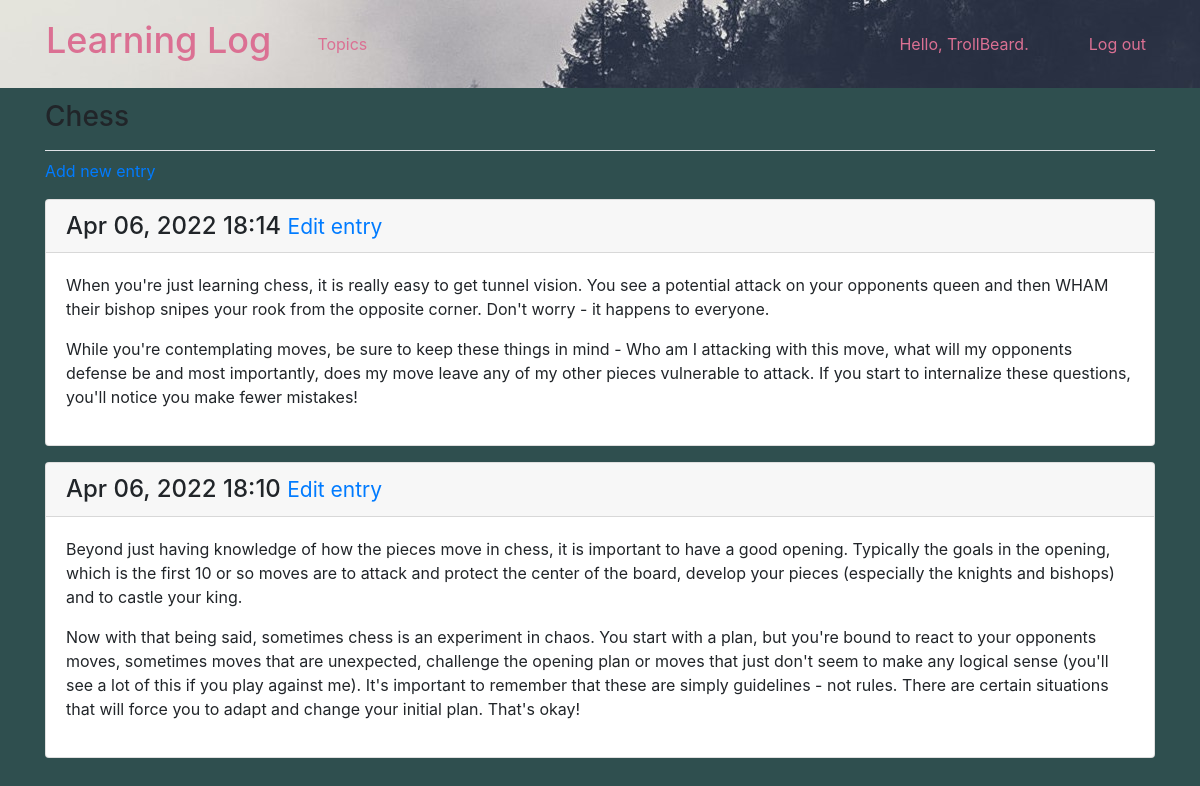
The page /topics/1/ (signed in) on the database its author committed.
### learning_logs/models.py (models this page shows, shortened)
class Topic(models.Model):
	text = models.CharField(max_length = 200)
	date_added = models.DateTimeField(auto_now_add = True)
	owner = models.ForeignKey(User, on_delete=models.CASCADE)
	def __str__(self):
		return self.text

class Entry(models.Model):
	topic = models.ForeignKey(Topic, on_delete=models.CASCADE)
	text = models.TextField()
	date_added = models.DateTimeField(auto_now_add=True)
	class Meta:
		verbose_name_plural = 'entries'

### learning_logs/views.py (the view)
# urls.py: path('topics/<int:topic_id>/', views.topic, name='topic'),
@login_required
def topic(request, topic_id):
	topic = Topic.objects.get(id=topic_id)
	if topic.owner != request.user:
		raise Http404
	entries = topic.entry_set.order_by('-date_added')
	context = {'topic': topic, 'entries' :entries}
	return render(request, 'learning_logs/topic.html', context)

### learning_logs/templates/learning_logs/topic.html
{% extends 'learning_logs/base.html' %}
{% block page_header %}
  <h3>{{topic}}</h3>
{% endblock page_header %}
{% block content %}
  <p>
  	<a href="{% url 'learning_logs:new_entry' topic.id %}">Add new entry</a>
  </p>
  {% for entry in entries %}
    <div class="card mb-3">
      <h4 class="card-header">
        {{ entry.date_added|date:'M d, Y H:i' }}
        <small><a href="{% url 'learning_logs:edit_entry' entry.id %}">Edit entry</a></small>
      </h4>
      <div class="card-body">
        {{ entry.text|linebreaks }}
      </div>
    </div>
  {% empty %}
    <p>There are no entries for this topic yet.</p>
  {% endfor %}
{% endblock content %}

### learning_logs/templates/learning_logs/base.html (shortened to what this page needs)
{% load bootstrap4 %}
{% load static %}
<!doctype html>
<html lang="en">
<head>
<link rel="stylesheet" type="text/css" href="{% static 'learning_logs/custom.css' %}">
  {% bootstrap_css %}
</head>
<body>
  <nav class="navbar navbar-expand-md navbar-light bg-light mb-1 mynav">
	<a class="navbar-brand h1" style="color:palevioletred;font-size:36px" href="{% url 'learning_logs:index' %}">
	Learning Log </a>
   <div class="collapse navbar-collapse" id="navbarCollapse">
   	<ul class="navbar-nav mr-auto">
   	  <li class="nav-item">
   	  	<a class="nav-link" href="{% url 'learning_logs:topics'%}">
   	  	Topics</a></li>
   	</ul>
   	<ul class="navbar-nav ml-auto">
   	  {% if user.is_authenticated %}
   	   <li class="nav-item">
   	   	 <span class="navbar-text" style="color:palevioletred">Hello, {{ user.username }}.</span>
   	   </li>
   	   <li class="nav-item">
   	   	 <a class="nav-link" href="{% url 'users:logout' %}">Log out</a>
   	   </li>
   	  {% else %}
   	    <li class="nav-item">
   	      <a class="nav-link" href="{% url 'users:register' %}">Register</a>
   	    </li>
   	    <li class="nav-item">
   	      <a class="nav-link" href="{% url 'users:login' %}">Log in</a></li>
   	  {% endif %}
   	</ul>
  </div>
 </nav>
 <main role="main" class="container">
   <div class="pb-2 py-2 mb-2 border-bottom align-items-center justify-items-center">
      {% block page_header %}{% endblock page_header %}
   </div>
   <div>
     {% block content %}{% endblock content %}
   </div>
 </main>
</body>
</html>

### learning_logs/static/learning_logs/custom.css (style rules this page uses)
body { background: darkslategray !important }
.mynav { background-image: url(mountains.jpg); }
.navbar-light .navbar-nav .nav-link { color: palevioletred !important; }
.navbar-brand { margin-left: 30px; }
.nav-item { padding-right: 30px; }
.navbar-expand-md .navbar-nav .nav-link { padding-left: 30px !important; }

### rows shown on the page
Topic: text "Chess"
Entry: date_added "Apr 06, 2022 18:14", text "When you're just learning chess, it is really easy to get tunnel vision. You see a potential attack on your opponents queen and then WHAM their bishop snipes your rook from the opposite corner. Don't worry - it happens to everyone. While you're contemplating moves, be sure to keep these things in mind - Who am I attacking with this move, what will my opponents defense be and most importantly, does my move leave any of my other pieces vulnerable to attack. If you start to internalize these questions, you'll notice you make fewer mistakes!"
Entry: date_added "Apr 06, 2022 18:10", text "Beyond just having knowledge of how the pieces move in chess, it is important to have a good opening. Typically the goals in the opening, which is the first 10 or so moves are to attack and protect the center of the board, develop your pieces (especially the knights and bishops) and to castle your king. Now with that being said, sometimes chess is an experiment in chaos. You start with a plan, but you're bound to react to your opponents moves, sometimes moves that are unexpected, challenge the opening plan or moves that just don't seem to make any logical sense (you'll see a lot of this if you play against me). It's important to remember that these are simply guidelines - not rules. There…"

### other values the page prints
{{ user.username }} "TrollBeard"
